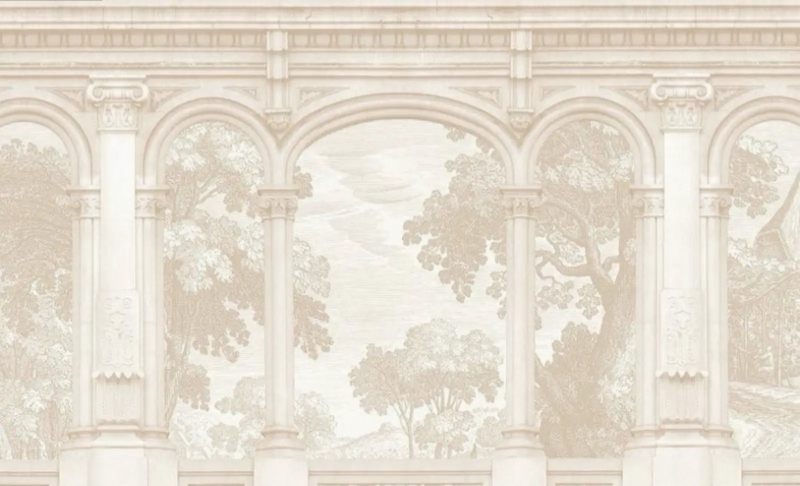
#> input picture src/images/originals/renaissance.webp, 1600 x 971 px (shown at 1/2 size)
$ python bake_backgrounds.py
#> lines starting #> are read from the running program, lines starting #| are printed output that depends on the picture
#!/usr/bin/env python3
"""Re-creates the two soft background images used behind the Certifications
and Journal sections from the originals in src/images/originals/.

It lightens the picture (same look as 80% opacity) and fades the bottom edge
into the page colour so there is no hard line. Needs:  pip install pillow numpy
"""
import os
import numpy as np
from PIL import Image
ROOT = os.path.dirname(os.path.dirname(os.path.abspath(__file__)))
IVORY = np.array([0xFB, 0xF8, 0xF2], float)   # page colour (--ivory)

def bake(src, dst, fade=.24, mix=.20):
#> called with src = 'src/images/originals/renaissance.webp', dst = 'src/images/renaissance_bg.webp', fade = 0.24, mix = 0.2
    im = np.asarray(Image.open(src).convert('RGB'), float)
    h = im.shape[0]
#> h = 971
    im = im * (1 - mix) + IVORY * mix
    start = int(h * (1 - fade))
#> start = 737
    for y in range(start, h):
        t = (y - start) / (h - start); t = t * t * (3 - 2 * t)
        im[y] = im[y] * (1 - t) + IVORY * t
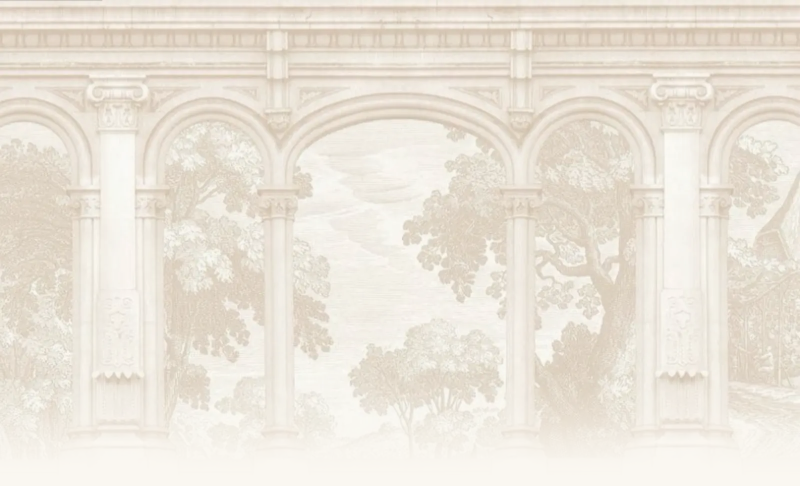
#> im: shape (971, 1600, 3) float64 (shown at 1/2 size); mean R, G, B 235.1, 228.3, 217.1
    Image.fromarray(im.clip(0, 255).astype('uint8')).save(dst, quality=80, method=6)

o = os.path.join(ROOT, 'src', 'images')
bake(os.path.join(o, 'originals', 'renaissance.webp'), os.path.join(o, 'renaissance_bg.webp'))
bake(os.path.join(o, 'originals', 'columns.webp'), os.path.join(o, 'columns_bg.webp'))
#> call 2 of bake, with src = 'src/images/originals/columns.webp', dst = 'src/images/columns_bg.webp', fade = 0.24, mix = 0.2
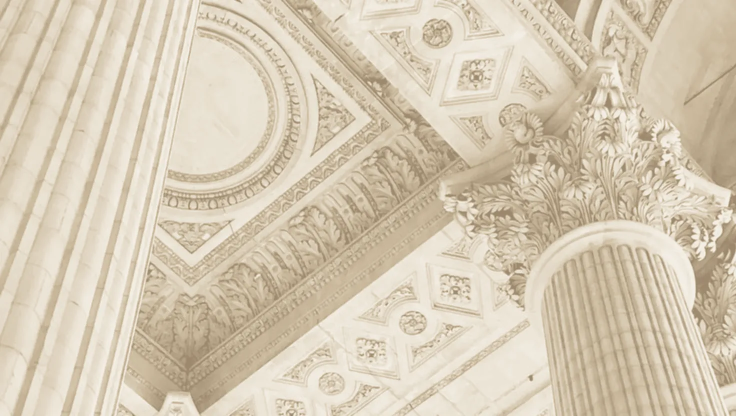
#> input picture src/images/originals/columns.webp, 1472 x 832 px (shown at 1/2 size)
#> in bake (call 2), `im = im * (1 - mix) + IVORY * mix`:
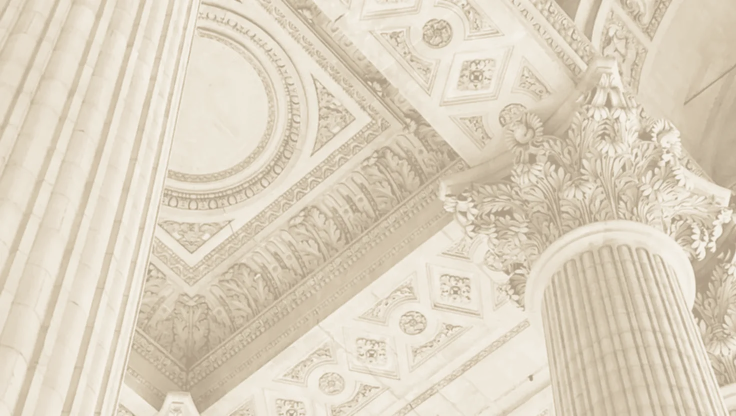
#> im: shape (832, 1472, 3) float64 (shown at 1/2 size); mean R, G, B 221.8, 211.3, 192.8
#> after the loop in bake (call 2), `for y in range(start, h):`:
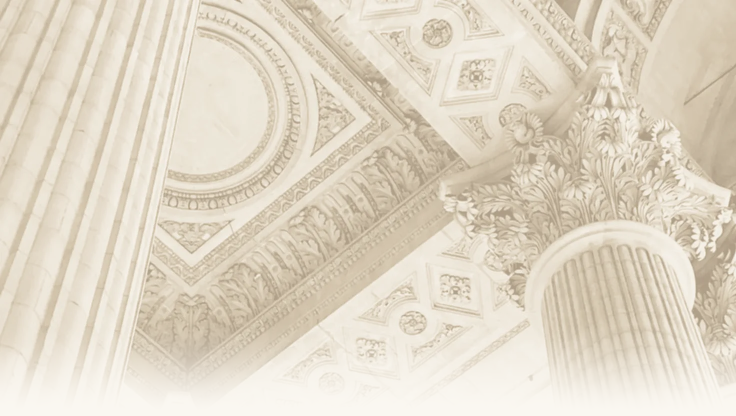
#> im: shape (832, 1472, 3) float64 (shown at 1/2 size); mean R, G, B 225, 215.3, 198.1
print('done')
